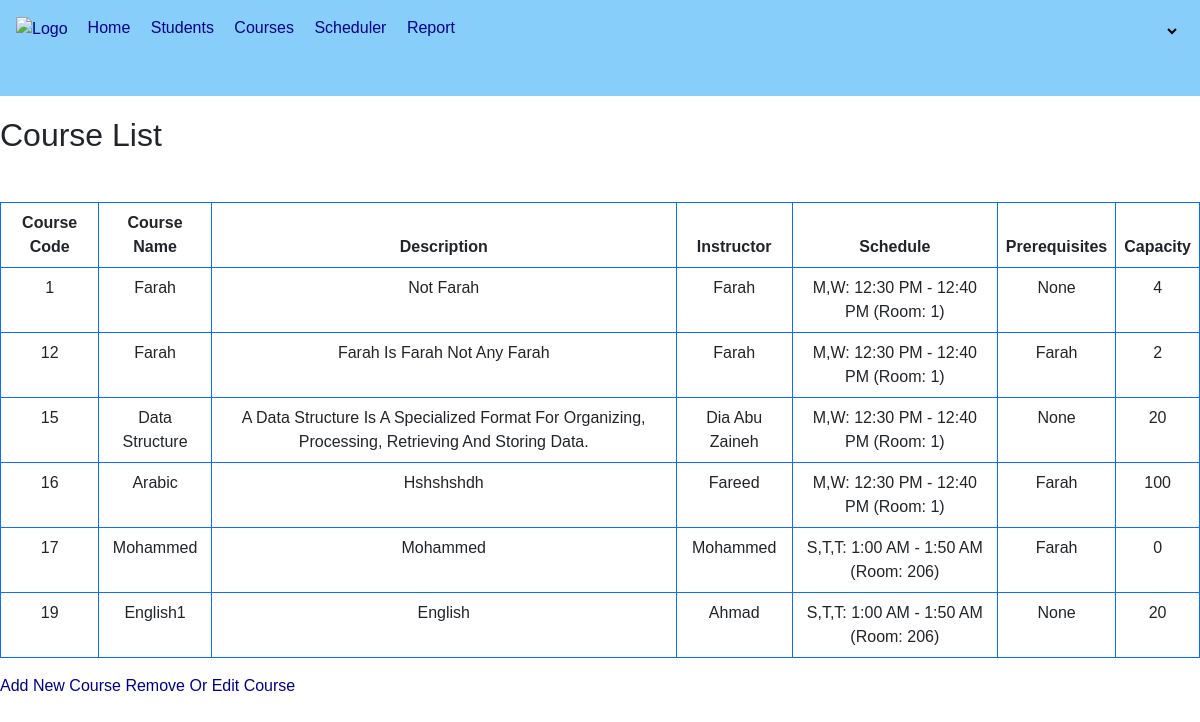
The page /course_list/ (signed in) on the database its author committed.
### courses/models.py (models this page shows, shortened)
class Course(models.Model):
    code = models.CharField(max_length=90, unique=True, primary_key=True)
    name = models.CharField(max_length=100, null=True)
    description = models.TextField(null=True)
    instructor = models.CharField(max_length=100, null=True)
    scheduled = models.ForeignKey(CourseSchedule, on_delete=models.PROTECT, related_name='courses')
    prerequisites = models.ManyToManyField('self', blank=True, symmetrical=False)
    capacity = models.IntegerField(null=True)
    students = models.ManyToManyField(Student, related_name='courses',blank=True)
    class Meta:
        indexes = [
            models.Index(fields=['code']),
        ]
    def __str__(self):
        return self.name

class CourseSchedule(models.Model):
    DAY_CHOICES = (
        ('S,T,T', 'Sunday, Tuesday, Thursday'),
        ('M,W', 'Monday, Wednesday')
    )
    days = models.CharField(max_length=50, null=True, choices=DAY_CHOICES)
    start_time = models.TimeField(null=True)
    end_time = models.TimeField(null=True)
    room_no = models.CharField(max_length=10, null=True)

### courses/views.py (the view)
# urls.py: path('course_list/', views.course_lista, name='course_list'),
@login_required
def course_lista(request):
    if not request.user.is_superuser:
        raise PermissionDenied
    courses = Course.objects.all()
    return render(request, 'courses/Admin/courses_list.html', {'courses': courses})

### courses/templates/courses/Admin/courses_list.html (shortened to what this page needs)
{% extends "courses/Admin/mainadmin.html" %}
{% load static %}
{% block content %}
    <h2 style="margin-top: 20px">Course List</h2>
    <table class="table table-bordered mt-5 text-center border-primary text-capitalize">
        <thead>
            <tr>
                <th>Course Code</th>
                <th>Course Name</th>
                <th>Description</th>
                <th>Instructor</th>
                <th>Schedule</th>
                <th>Prerequisites</th>
                <th>Capacity</th>
            </tr>
        </thead>
        <tbody>
            {% for course in courses %}
                <tr>
                    <td>{{ course.code }}</td>
                    <td>{{ course.name }}</td>
                    <td>{{ course.description }}</td>
                    <td>{{ course.instructor }}</td>
                    <td>
                        {% if course.scheduled %}
                            {{ course.scheduled.days }}: {{ course.scheduled.start_time|date:"g:i A" }} - {{ course.scheduled.end_time|date:"g:i A" }} (Room: {{ course.scheduled.room_no }})
                        {% else %}
                            No Schedule
                        {% endif %}
                    </td>
                    <td>
                        {% if course.prerequisites.exists %}
                            {{ course.prerequisites.all|join:", " }}
                        {% else %}
                            None
                        {% endif %}
                    </td>
                    <td>{{ course.capacity }}</td>
                </tr>
            {% endfor %}
        </tbody>
    </table>
    <a href="{% url 'add_course' %}">Add New Course</a>
    <a href="{% url 'removeeditcourse' %}">Remove or Edit Course</a>
{% endblock content %}

### static/css/index.css (style rules this page uses)
body { font-family: Arial, sans-serif; margin: 0; padding: 0; }
a { text-decoration: none; text-transform: capitalize; color:#00008b ; }

### rows shown on the page
Course: code "1", name "Farah", description "Not Farah", instructor "Farah", scheduled.days "M,W", scheduled.start_time "12:30 PM", scheduled.end_time "12:40 PM", scheduled.room_no "1", shows "None", capacity "4"
Course: code "12", name "Farah", description "Farah Is Farah Not Any Farah", instructor "Farah", scheduled.days "M,W", scheduled.start_time "12:30 PM", scheduled.end_time "12:40 PM", scheduled.room_no "1", prerequisites.all "Farah", capacity "2"
Course: code "15", name "Data Structure", description "A Data Structure Is A Specialized Format For Organizing, Processing, Retrieving And Storing Data.", instructor "Dia Abu Zaineh", scheduled.days "M,W", scheduled.start_time "12:30 PM", scheduled.end_time "12:40 PM", scheduled.room_no "1", shows "None", capacity "20"
Course: code "16", name "Arabic", description "Hshshshdh", instructor "Fareed", scheduled.days "M,W", scheduled.start_time "12:30 PM", scheduled.end_time "12:40 PM", scheduled.room_no "1", prerequisites.all "Farah", capacity "100"
Course: code "17", name "Mohammed", description "Mohammed", instructor "Mohammed", scheduled.days "S,T,T", scheduled.start_time "1:00 AM", scheduled.end_time "1:50 AM", scheduled.room_no "206", prerequisites.all "Farah", capacity "0"
Course: code "19", name "English1", description "English", instructor "Ahmad", scheduled.days "S,T,T", scheduled.start_time "1:00 AM", scheduled.end_time "1:50 AM", scheduled.room_no "206", shows "None", capacity "20"
